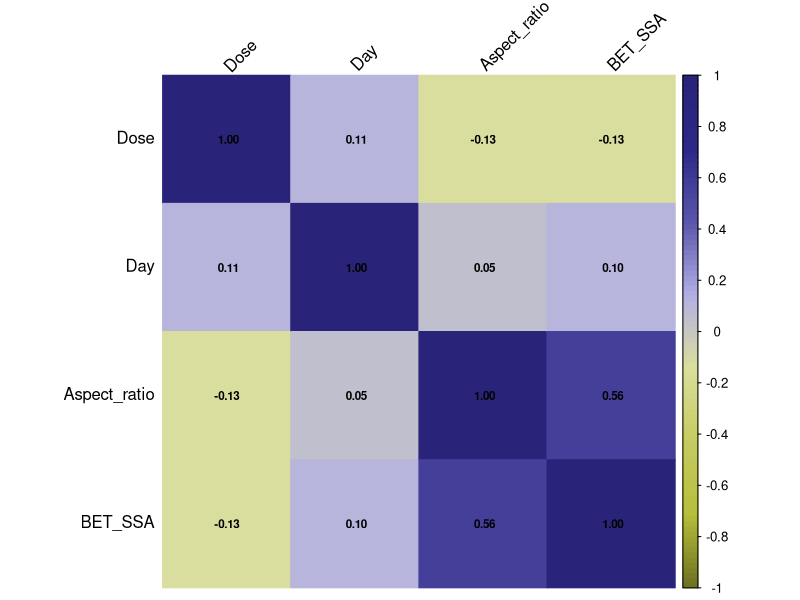
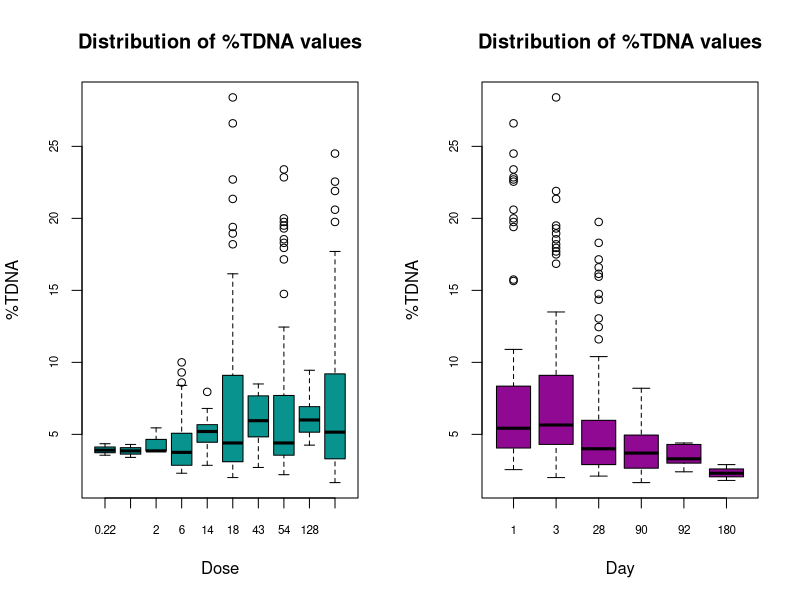

These figures' R source, in order:
## ---- chunk 1
knitr::opts_chunk$set(echo = TRUE, 
                      message = FALSE, 
                      cache = FALSE,
                      warning = FALSE,
                      fig.align = 'center',
                      dpi = 300)
## ---- chunk 2

packages <- function(x){
  not_installed <- x[!x %in% installed.packages()[, "Package"]]
  if(length(not_installed) > 0) 
    install.packages(not_installed, dependencies = TRUE)
  invisible(lapply(x, require, character.only = TRUE))
}

packages(c("magrittr", "dplyr", "tidyverse", "GGally", "ggpubr", "corrplot"))
## ---- chunk 3
setwd(dirname(rstudioapi::getActiveDocumentContext()$path))
data <- read.csv2("input_file.csv", header = TRUE, dec = ",")
## ---- chunk 4
# Data sorting
SortedData <- data[order(data[, ncol(data)]), ]

# The most extreme values should be included in the training set. The number of rows with the lowest and highest values to be included in the training set: 
nexv = 3

ExRows <- rbind(SortedData[1:nexv, ], SortedData[(nrow(SortedData)-nexv+1):nrow(SortedData), ])

DataSplit <- SortedData[-c(1:nexv, (nrow(SortedData)-nexv+1):nrow(SortedData)), ]

# Training and Validation Sets - 
ValidationSet <- data.frame()  
TrainingSet <- data.frame()       

for (i in seq_len(nrow(DataSplit))) {
  # The data split ratio is 2:1, where every third element is placed in the validation set.
  if (i %% 3 == 1) {
    ValidationSet <- rbind(ValidationSet, DataSplit[i, ])
  } else {
    TrainingSet <- rbind(TrainingSet, DataSplit[i, ])
  }
}

TrainingSet <- rbind(ExRows, TrainingSet)

TrainingSet$Set <- 'T'
ValidationSet$Set <- 'V'

# Responces vectors
RespTrain <- as.vector(TrainingSet[, ncol(TrainingSet) - 1])
RespVal <- as.vector(ValidationSet[, ncol(ValidationSet) - 1])

# Matrix with descriptors
DescT <- as.matrix(TrainingSet[, 2:(ncol(TrainingSet) - 2)])
DescV <- as.matrix(ValidationSet[, 2:(ncol(ValidationSet) - 2)])

# Name of columns
ChemNameT <- TrainingSet[,1]
ChemNameV <- ValidationSet[,1]

# Autoscaling data
scaling <- function(x, sc_data){
  average <- mean(sc_data)
  stdev <- sd(sc_data)
  if (stdev == 0) {
    return(rep(0, length(x)))  
  }
  autoscaled_x <- (x-average)/stdev
  autoscaled_x
}

AutoscDescT <- as.data.frame(matrix(NA, nrow = nrow(DescT), ncol = ncol(DescT)))
AutoscDescV <- as.data.frame(matrix(NA, nrow = nrow(DescV), ncol = ncol(DescV)))


for (i in 1:ncol(DescT)) {
  AutoscDescT[, i] <- scaling(DescT[, i], DescT[, i])
}

for (i in 1:ncol(DescV)) {
  AutoscDescV[, i] <- scaling(DescV[, i], DescT[, i])
}

DescNames <- colnames(DescT)
AutoscDescNames <- paste0("Autoscaled_", DescNames) 

# Summary table
Summary <- data.frame(rbind(
  setNames(cbind(ChemNameT, DescT, AutoscDescT, RespTrain, TrainingSet$Set), 
           c("ChemName", DescNames, AutoscDescNames, "Experimental", "Set")), 
  setNames(cbind(ChemNameV, DescV, AutoscDescV, RespVal, ValidationSet$Set), 
           c("ChemName", DescNames, AutoscDescNames, "Experimental", "Set"))))

rownames(Summary) <- NULL

print(Summary)

## ---- chunk 5
# The heatmap plot displays the correlation levels between the independent variables. Correlation coefficients are determined using Pearson's test.

png("figures/HeatMap.png", width = 6, height = 6, units = "in", res = 600)

CorrelationMatrix <- cor(data[, 2:(ncol(data) - 1)], use = "complete.obs")

col <- colorRampPalette(c("#6e7222","#b8bf3a", "#c6cb61", "#dbdf9c", "#b3b0e5", "#5c57ac", "#2e2988", "#292479"))

corrplot(CorrelationMatrix, 
          method = "color", 
          col = col(100), 
          tl.col = "black", 
          tl.srt = 45, 
          addCoef.col = "black", 
          number.cex=0.7)

invisible(dev.off())

## ---- chunk 6
#The distribution of the dependent variable is shown across different doses and exposure durations to the nanomaterial. The boxplot highlights the toxicity values, with the median indicated by the thick line within the box. The box boundaries represent the first and third quartiles of the data, while the "whiskers" extend to 1.5 times the interquartile range (IQR) beyond the quartiles. Points beyond this range are identified as outliers.

png("figures/Boxplot.png", width = 10, height = 6, units = "in", res = 600)

par(mfrow = c(1,2))

boxplot(TDNA~ Dose, 
        data = data,
        col = "#09938F", 
        xlab = "Dose", 
        ylab = "%TDNA", 
        main = "Distribution of %TDNA values",
        cex.axis = 0.7, 
        cex.lab = 1,    
        cex.main = 1.2)
boxplot(TDNA~ Day, 
        data = data,
        col = "#8f0993", 
        xlab = "Day", 
        ylab = "%TDNA", 
        main = "Distribution of %TDNA values",
        cex.axis = 0.7, 
        cex.lab = 1,    
        cex.main = 1.2)

invisible(dev.off())
